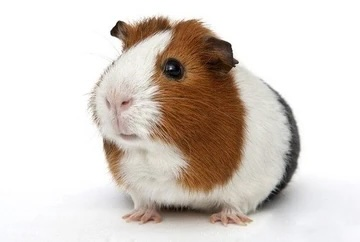
#> input picture img/guinea_2.jpeg, 360 x 242 px
$ python -i image_utils.py   (imports and definitions only)
#> lines starting #> are read from the running program, lines starting #| are printed output that depends on the picture
from typing import List

import numpy as np
from PIL import Image, ImageEnhance, ImageDraw
from PIL.Image import Resampling
from scipy.ndimage import sobel

from app.constants import ImageFilters


def preprocess_image(
        input_path: str,
        output_path: str,
        target_size: int = 0,
        brightness: float = 1.0,
        contrast: float = 1.0,
        filters: List[ImageFilters] = []) -> None:
    """
    Processes an image by performing the following steps:
    1. Loads an image from a file.
    2. Makes the image square by cutting the right or bottom part.
    3. Converts the image to grayscale.
    4. Adjusts brightness and contrast.
    5. Masks out the area outside a central circle with white.
    6. Saves the resulting image to another file.

    Parameters:
        input_path (str): Path to the input image.
        output_path (str): Path to save the processed image.
        target_size: Size of the output image (default is 0).
        brightness (float): Brightness adjustment factor (default is 1.0).
        contrast (float): Contrast adjustment factor (default is 1.0).
        filters (ImageFilters): image filters to apply (default is []).
    """
#> called with input_path = '../img/guinea_2.jpeg', output_path = 'out.png', target_size = 0, brightness = 1, contrast = 1
    # Step 1: Load the image
    image = Image.open(input_path)
#> image is the input picture: PIL image 360x242 RGB; mean R, G, B 216.7, 208.1, 201.1

    # Step 2: Make the image square by cropping
    width, height = image.size
#> width = 360; height = 242
    square_size = min(width, height)
#> square_size = 242
    image = image.crop((0, 0, square_size, square_size))
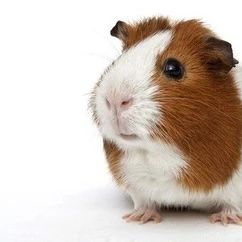
#> image: PIL image 242x242 RGB; mean R, G, B 208.5, 196, 186.3

    # Step 2.5: Resize the image to the target size
    target_size = target_size or square_size
#> target_size = 242
    square_size = target_size
    image = image.resize((target_size, target_size), Resampling.BICUBIC)

    # Step 3: Convert the image to grayscale
    image = image.convert("L")
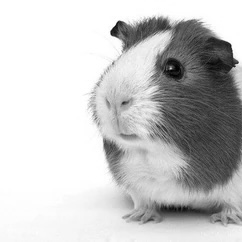
#> image: PIL image 242x242 L; min 1, max 255, mean 198.6

    # Step 4: Adjust brightness and contrast
    if brightness != 1.0:
        enhancer = ImageEnhance.Brightness(image)
        image = enhancer.enhance(brightness)
    if contrast != 1.0:
        enhancer = ImageEnhance.Contrast(image)
        image = enhancer.enhance(contrast)

    if ImageFilters.Sobel in filters:
        # - apply Sobel filter to the image and invert it
        image = apply_sobel_filter(image)
        # invert
        image = Image.fromarray(255 - np.array(image))

    # Step 5: Mask out the area outside the central circle
    mask = Image.new("L", (square_size, square_size), color=0)
#> mask: PIL image 242x242 L; every value is 0
    draw = ImageDraw.Draw(mask)
    draw.ellipse((0, 0, square_size, square_size), fill=255)

    image = Image.composite(image, Image.new("L", image.size, color=255), mask)
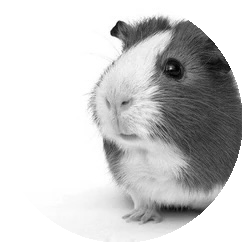
#> image: PIL image 242x242 L; min 1, max 255, mean 204

    # Step 6: Save the resulting image
    image.save(output_path)

# Example usage:
# preprocess_image("input.png", "output.png", brightness=1.2, contrast=0.8)

def apply_sobel_filter(image: Image) -> Image:
    image_array = np.array(image)

    # Ensure the image is grayscale (2D array)
    if image_array.ndim == 3:  # Convert RGB to grayscale if needed
        image_array = image_array.mean(axis=2)

    # Apply the Sobel filter along the x and y axes
    sobel_x = sobel(image_array, axis=1)  # Horizontal edges
    sobel_y = sobel(image_array, axis=0)  # Vertical edges

    # Combine the Sobel filtered results to get the edge magnitude
    sobel_magnitude = np.hypot(sobel_x, sobel_y)

    # Normalize the result to the range [0, 1] for visualization
    sobel_magnitude = (sobel_magnitude / np.max(sobel_magnitude)) if np.max(sobel_magnitude) > 0 else sobel_magnitude

    # Convert the result back to an image for visualization
    sobel_image = Image.fromarray((sobel_magnitude * 255).astype(np.uint8))
    return sobel_image

def image_to_normalized_array(image_path: str) -> np.ndarray:
    """
    Loads a grayscale image and converts it to a normalized numpy array.

    Parameters:
        image_path (str): Path to the grayscale image.

    Returns:
        np.ndarray: A 2D numpy array with values normalized to [0.0, 1.0].
    """
    # Load the image as grayscale (if not already)
    image = Image.open(image_path).convert("L")

    # Convert the image to a numpy array
    array = np.asarray(image, dtype=np.float32)

    # Normalize the values to the range [0.0, 1.0]
    normalized_array = array / 255.0

    return normalized_array

# Example usage
# result = image_to_normalized_array("grayscale_image.png")

>>> result = preprocess_image('../img/guinea_2.jpeg', 'out.png')
